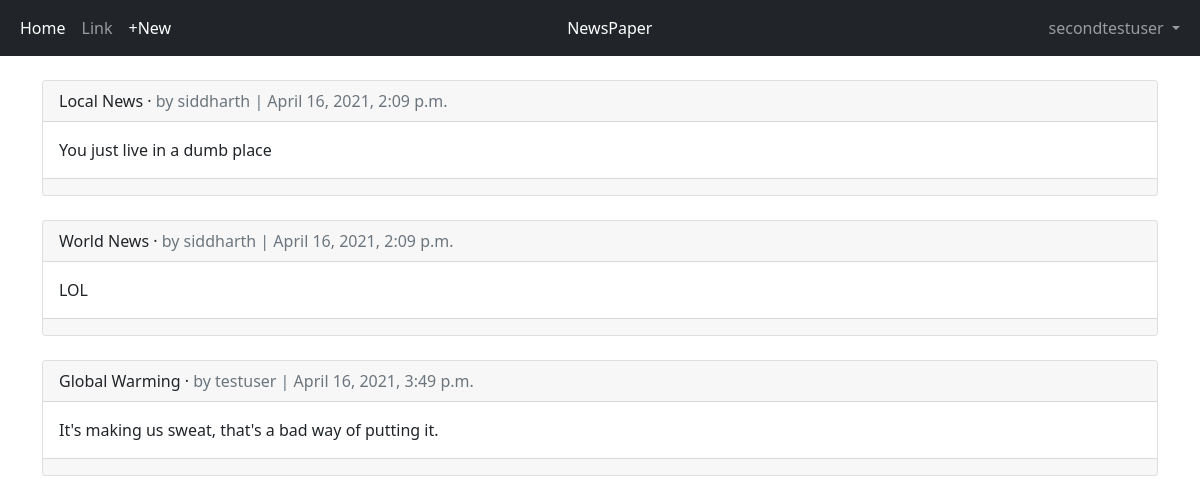
/articles/ (signed in), run on an earlier commit of the app's database.
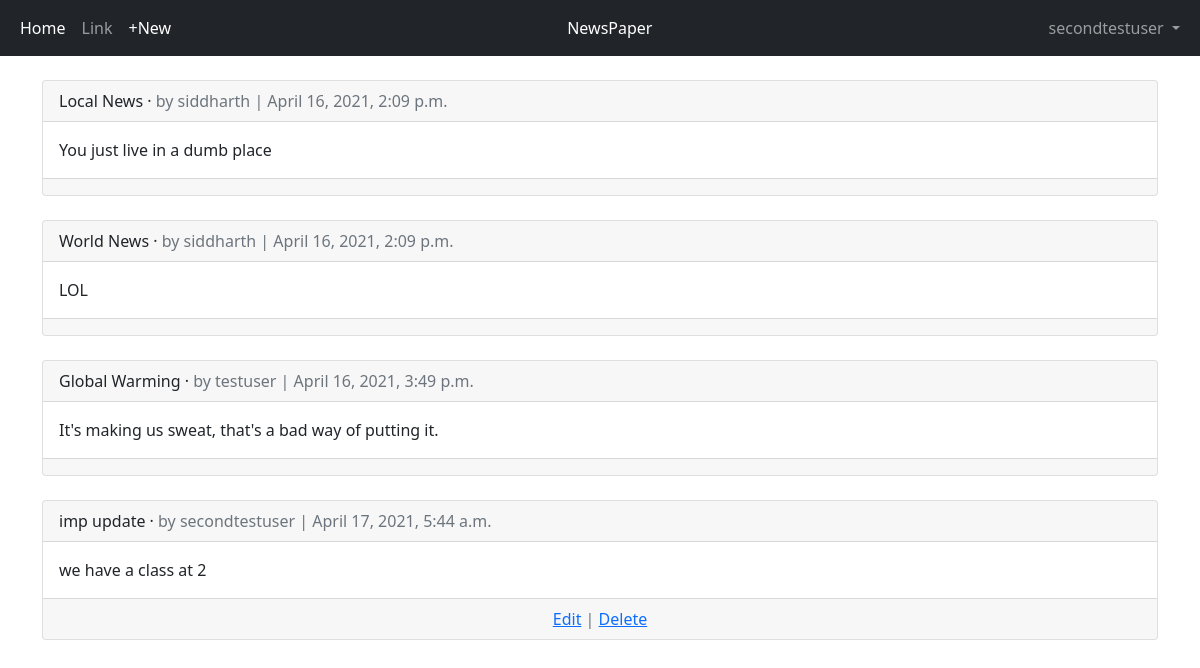
And on a later commit of the database.
### users/models.py (models this page shows)
class CustomUser(AbstractUser):
    age=models.PositiveIntegerField(null=True, blank=True)

### articles/models.py (models this page shows, shortened)
class Article(models.Model):
    title = models.CharField(max_length=255)
    body = models.TextField()
    date = models.DateTimeField(auto_now_add = True)
    author = models.ForeignKey(
        get_user_model(),
        on_delete=models.CASCADE,
    )

### articles/views.py (the view)
# urls.py: path('', ArticleListView.as_view(), name='article_list'),
class ArticleListView(LoginRequiredMixin,ListView):
    model = Article
    template_name = 'article_list.html'
    login_url = 'login'

### templates/article_list.html (shortened to what this page needs)
{% extends 'base.html' %}
{% block content %}
<br>
{% for article in object_list %}
<div class="card">
    <div class="card-header">
        <span class="font-weight-bold">{{ article.title }}</span> &middot;
        <span class="text-muted">by {{ article.author }} |
            {{ article.date }}</span>
    </div>
    <div class="card-body">
        {{ article.body }}
    </div>
    <div class="card-footer text-center text-muted">
        {% if user.is_authenticated and user == article.author %}
        <a href="{% url 'article_edit' article.pk %}">Edit</a> | <a href="{% url 'article_delete' article.pk %}">Delete</a>
        {% endif %}
    </div>
</div>
<br/>
{% endfor %}
{% endblock content %}

### templates/base.html (shortened to what this page needs)
<!doctype html>
<html lang="en">
<head>
  <link href="https://cdn.jsdelivr.net/npm/bootstrap@5.0.0-beta3/dist/css/bootstrap.min.css" rel="stylesheet"
>
</head>
<body>
  <nav class="navbar navbar-expand-lg navbar-dark bg-dark">
    <div class="container-fluid">
      <div class="collapse navbar-collapse" id="navbarSupportedContent">
        <ul class="navbar-nav me-auto mb-2 mb-lg-0">
          <li class="nav-item">
            <a class="nav-link active" aria-current="page" href="{% url 'home' %}">Home</a>
          </li>
          <li class="nav-item">
            <a class="nav-link" href="#">Link</a>
          </li>
          {% if user.is_authenticated %}
          <li class="nav-item">
            <a class="nav-link active" aria-current="page" href="{% url 'article_new' %}">+New</a>
          </li>
          {% endif %}
        </ul>
        <ul class="navbar-nav me-auto mb-2 mb-lg-0">
          <li class="nav-item"><a class="nav-link active" aria-current="page" href="{% url 'article_list' %}">NewsPaper</a></li>
      </ul>
        {% if user.is_authenticated %}
        <ul class="navbar-nav ml-auto mb-2 mb-lg-0">
          <li class="nav-item dropdown">
            <a class="nav-link dropdown-toggle" href="#" id="navbarDropdown" role="button" data-bs-toggle="dropdown"
              aria-expanded="false">
              {{ user.username }}
            </a>
          </li>
        </ul>
        {% else %}
        <form class="form-inline ml-auto">
          <a href="{% url 'login' %}" class="btn btn-outline-secondary">
            Log In</a>
          <a href="{% url 'signup' %}" class="btn btn-primary ml-3">Sign Up</a>
        </form>
        {% endif %}
      </div>
    </div>
  </nav>
  <div class=container>
    {% block content %}
    {% endblock %}
  </div>
</body>
</html>

What changed in the data, as far as the page shows it:
added Article: title "imp update", author "secondtestuser", date "April 17, 2021, 5:44 a.m.", body "we have a class at 2", shows "Edit"
